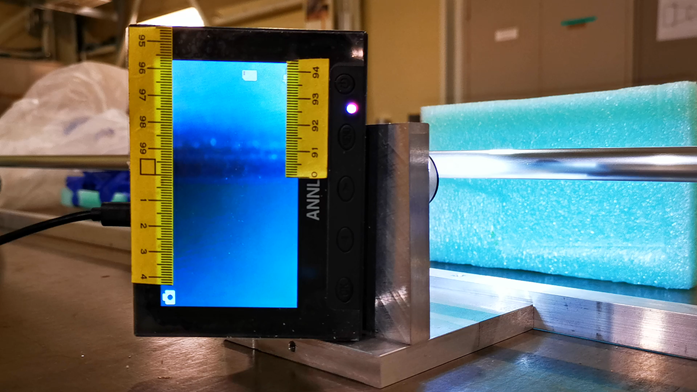
#> input picture 2_original.png, 697 x 392 px
$ python -i test_utils.py   (imports and definitions only)
#> lines starting #> are read from the running program, lines starting #| are printed output that depends on the picture; after the words box and inside, x2 and y2 are one past the last pixel; in counts of white or black regions, pixels touching at a corner belong together
#> further down, picture is the input picture: shape (392, 697, 3); mean B, G, R 109.1, 110.1, 93.7
import cv2
import numpy as np


def adjust_img(img, brightness=30, contrast=50):
#> called with brightness = 80, contrast = 120
    hsv = cv2.cvtColor(img, cv2.COLOR_BGR2HSV)
#> hsv: shape (392, 697, 3); mean H, S, V 53.4, 134.3, 142.4
    h, s, v = cv2.split(hsv)
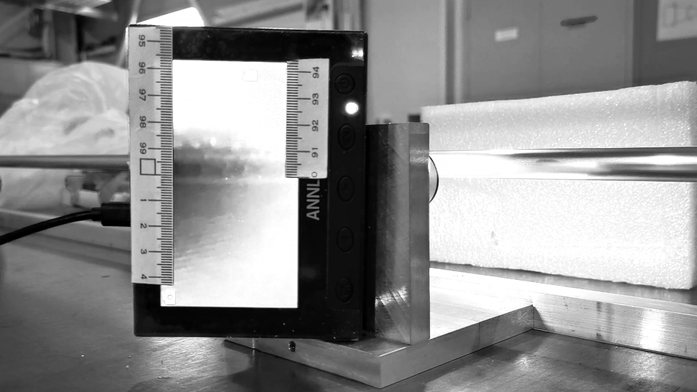
#> v: shape (392, 697); min 0, max 255, mean 142.4

    # lim = 255 - value
    # v[v > lim] = 255
    # v[v <= lim] += value

    v = v * (contrast / 127 + 1) - contrast + brightness
    v = np.clip(v, 0, 255)
    v = np.uint8(v)

    final_hsv = cv2.merge((h, s, v))
#> final_hsv: shape (392, 697, 3); mean H, S, V 53.4, 134.3, 182.3
    img = cv2.cvtColor(final_hsv, cv2.COLOR_HSV2BGR)

    (b, g, r) = cv2.split(img.astype("float"))
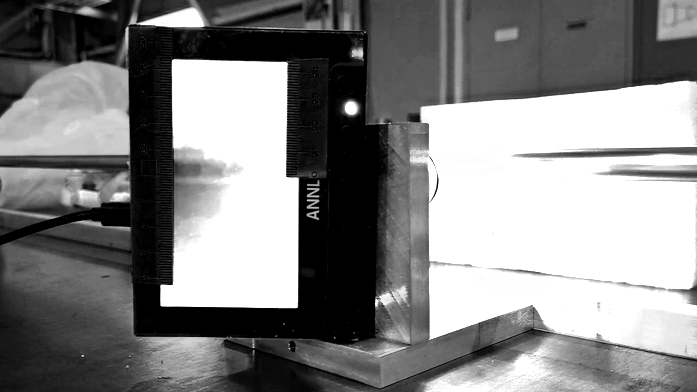
#> b: shape (392, 697) float64; min 0, max 255, mean 132.7
    g = 1.5 * g
    b = b * 0.2
    r = r * 0.2
    g = np.clip(g, 0, 255)
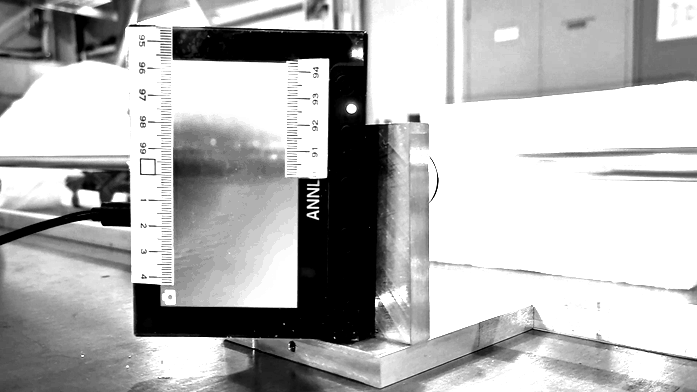
#> g: shape (392, 697) float64; min 0, max 255, mean 180.6
    print("b shape", b.shape)
#| b shape (392, 697)
    img = cv2.merge((b, g, r))
    img = np.uint8(img)

    return img


def getContours(
    img, cThr=[100, 100], showCanny=False, minArea=1000, filter=0, draw=False
):
    ori_img = np.copy(img)
    img = adjust_img(img, brightness=80, contrast=120)
    cv2.imshow("Bright", img)
    #imgGray = cv2.cvtColor(imgBright, cv2.COLOR_BGR2GRAY)
    img = cv2.GaussianBlur(img, (5, 5), 1)
    cv2.imshow("Blur", img)
    img = cv2.Canny(img, cThr[0], cThr[1])
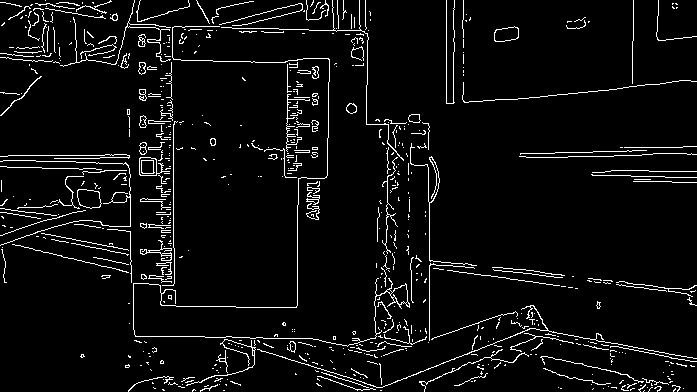
#> img: shape (392, 697); 5.3% white in thin lines or dots
    kernel = np.ones((3, 3))
    img = cv2.dilate(img, kernel, iterations=1)
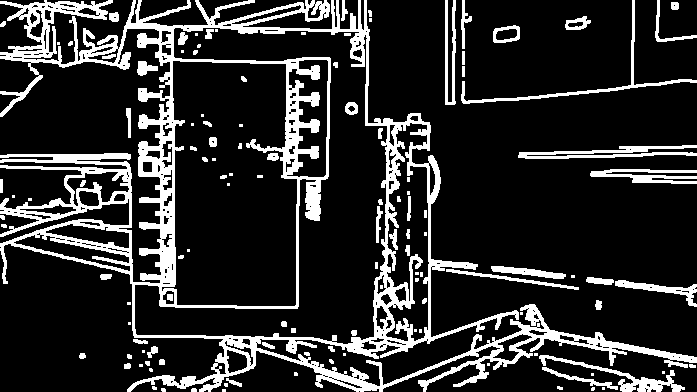
#> img: shape (392, 697); 17.4% white; 122 white regions (47 under 20 px), largest, box (x1, y1, x2, y2) and area: (0, 0, 697, 392) 36496, (518, 145, 697, 159) 1185, (461, 0, 697, 104) 1072
    #img = cv2.erode(img, (1, 1), iterations=5)

    line_img = np.copy(img) * 0
#> line_img: shape (392, 697); every value is 0
    lines = cv2.HoughLinesP(img, 1, np.pi / 3600, 15, np.array([]), 50, 20)
#> lines = 473 rows, first 6: [23, 8, 154, 18], [126, 22, 337, 32], [591, 389, 679, 391], [7, 154, 174, 154], [34, 46, 172, 77], [365, 121, 429, 134]
    for line in lines:
        for x1, y1, x2, y2 in line:
            cv2.line(line_img, (x1, y1), (x2, y2), (255, 0, 0), 5)
#> this loop made 473 passes
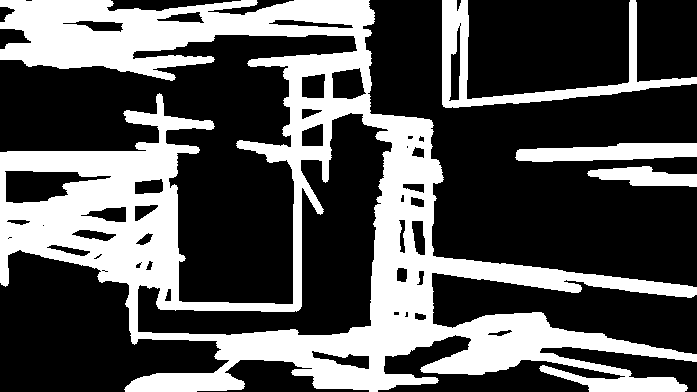
#> line_img: shape (392, 697); 33.5% white; 4 white regions, box (x1, y1, x2, y2) and area: (0, 0, 697, 392) 82541, (442, 0, 697, 108) 4936, (515, 143, 697, 162) 2564, (587, 166, 697, 187) 1438
    pad = np.zeros(line_img.shape)
    print(line_img.shape, pad.shape)
#| (392, 697) (392, 697)
    line_img = cv2.merge((line_img, line_img, line_img))
#> line_img: shape (392, 697, 3); 33.5% white; 4 white regions
    print(ori_img.shape, line_img.shape)
#| (392, 697, 3) (392, 697, 3)
    img_l = cv2.addWeighted(ori_img, 0.8, line_img, 1, 0)
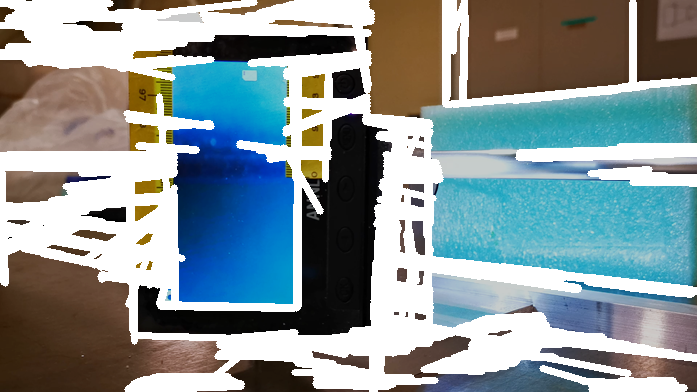
#> img_l: shape (392, 697, 3); mean B, G, R 153.5, 150.1, 135.3

    if showCanny:
        cv2.imshow("Canny", img_l)

    contours, hiearchy = cv2.findContours(
        img, cv2.RETR_EXTERNAL, cv2.CHAIN_APPROX_SIMPLE
    )
#> contours = 68 contours, 36 with area under 20; largest, box (x1, y1, x2, y2) and area: (0, 0, 697, 392) 104376, (518, 145, 697, 159) 824, (539, 355, 685, 392) 809, (461, 0, 697, 104) 732, (590, 169, 697, 184) 634; hiearchy = 68 rows, first 6: [1, -1, -1, -1], [2, 0, -1, -1], [3, 1, -1, -1], [4, 2, -1, -1], [5, 3, -1, -1], [6, 4, -1, -1]
    finalCountours = []
    for i in contours:
        area = cv2.contourArea(i)
        if area > minArea:
            peri = cv2.arcLength(i, True)
            approx = cv2.approxPolyDP(i, 0.02 * peri, True)
            bbox = cv2.boundingRect(approx)
            if filter > 0:
                if len(approx) == filter:
                    finalCountours.append((len(approx), area, approx, bbox, i))
            else:
                finalCountours.append((len(approx), area, approx, bbox, i))
#> this loop made 68 passes
#> (area, peri, bbox) on pass 68: (104376.5, 8951.8, (0, 0, 697, 392))
#> area on passes 9, 14, 18, 21, 22, 26: 39.5, 213, 26.5, 24, 809, 25
#> after the loop, finalCountours = 1 item
    finalCountours = sorted(finalCountours, key=lambda x: x[1], reverse=True)
    if draw:
        for con in finalCountours:
            cv2.drawContours(img, con[4], -1, (0, 0, 255), 3)

    return img, finalCountours
    # cv2.findContours(imgThre, )

def reorder(myPoints):
    #print(myPoints.shape)
    myPointsNew = np.zeros_like(myPoints)
    myPoints = myPoints.reshape((4, 2))
    add = myPoints.sum(1)
    myPointsNew[0] = myPoints[np.argmin(add)]
    myPointsNew[3] = myPoints[np.argmax(add)]
    diff = np.diff(myPoints, axis=1)
    myPointsNew[1] = myPoints[np.argmin(diff)]
    myPointsNew[2] = myPoints[np.argmax(diff)]
    return myPointsNew

def warpImg(img, points, w, h, pad=20):
    #print(points)
    new_points = reorder(points)
    #print(new_points)

    pts1 = np.float32(new_points)
    pts2 = np.float32([[0, 0], [w, 0], [0, h], [w, h]])
    matrix = cv2.getPerspectiveTransform(pts1, pts2)
    imgWarp = cv2.warpPerspective(img, matrix, (w, h))
    imgWarp = imgWarp[pad: imgWarp.shape[0] - pad, pad:imgWarp.shape[1] - pad]

    return imgWarp

def findDis(pts1, pts2):
    return ((pts2[0] - pts1[0]) ** 2 + (pts2[1] - pts1[1]) ** 2) ** 0.5

>>> import cv2
>>> picture = cv2.imread('2_original.png')
>>> result = getContours(picture)

$ run again, on 3.png
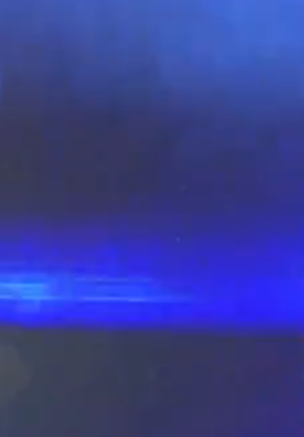
#> input picture 3.png, 304 x 437 px
#> picture is the input picture: shape (437, 304, 3); mean B, G, R 147.4, 62.5, 55.5
#> hsv: shape (437, 304, 3); mean H, S, V 117.7, 148.4, 147.4
#> final_hsv: shape (437, 304, 3); mean H, S, V 117.7, 148.4, 206.6
#| b shape (437, 304)
#> in getContours, `img = cv2.dilate(img, kernel, iterations=1)`:
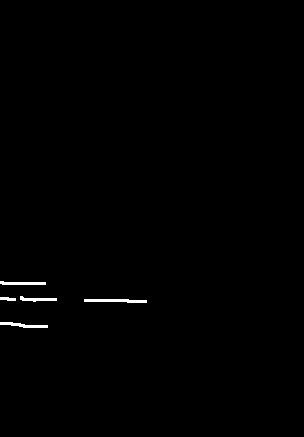
#> img: shape (437, 304); 0.49% white; 5 white regions, box (x1, y1, x2, y2) and area: (84, 299, 147, 303) 191, (0, 322, 48, 328) 150, (0, 281, 46, 285) 140, (20, 296, 57, 302) 119, (0, 297, 16, 301) 50
#> lines = [[84, 300, 146, 300], [84, 301, 146, 301], [0, 297, 56, 298]]
#> the loop in getContours, `for line in lines:` made 3 passes
#| (437, 304) (437, 304)
#| (437, 304, 3) (437, 304, 3)
#> in getContours, `img_l = cv2.addWeighted(ori_img, 0.8, line_img, 1, 0)`:
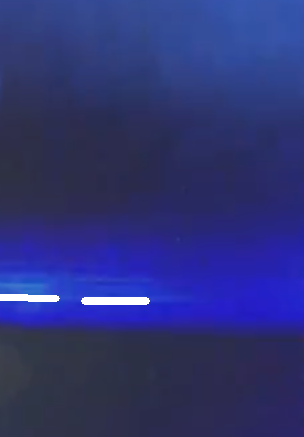
#> img_l: shape (437, 304, 3); mean B, G, R 118.3, 51.3, 45.9
#> contours = 5 contours; box (x1, y1, x2, y2) and area: (84, 299, 147, 303) 126, (0, 322, 48, 328) 100, (0, 281, 46, 285) 92, (20, 296, 57, 302) 80, (0, 297, 16, 301) 32; hiearchy = [[1, -1, -1, -1], [2, 0, -1, -1], [3, 1, -1, -1], [4, 2, -1, -1], [-1, 3, -1, -1]]
#> the loop in getContours, `for i in contours:` made 5 passes
#> area on passes 1 to 5: 100, 126, 32, 79.5, 92
#> after the loop in getContours, `for i in contours:`: finalCountours = []
